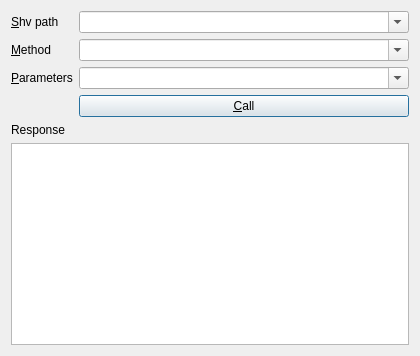
<?xml version="1.0" encoding="UTF-8"?>
<ui version="4.0">
 <class>DlgCallShvMethod</class>
 <widget class="QDialog" name="DlgCallShvMethod">
  <property name="geometry">
   <rect>
    <x>0</x>
    <y>0</y>
    <width>420</width>
    <height>356</height>
   </rect>
  </property>
  <property name="windowTitle">
   <string>Call SHV method</string>
  </property>
  <layout class="QVBoxLayout" name="verticalLayout">
   <item>
    <layout class="QFormLayout" name="formLayout">
     <item row="0" column="0">
      <widget class="QLabel" name="label">
       <property name="text">
        <string>&amp;Shv path</string>
       </property>
       <property name="buddy">
        <cstring>edShvPath</cstring>
       </property>
      </widget>
     </item>
     <item row="1" column="0">
      <widget class="QLabel" name="label_2">
       <property name="text">
        <string>&amp;Method</string>
       </property>
       <property name="buddy">
        <cstring>edMethod</cstring>
       </property>
      </widget>
     </item>
     <item row="2" column="0">
      <widget class="QLabel" name="label_3">
       <property name="text">
        <string>&amp;Parameters</string>
       </property>
       <property name="buddy">
        <cstring>edParams</cstring>
       </property>
      </widget>
     </item>
     <item row="3" column="1">
      <widget class="QPushButton" name="btCall">
       <property name="text">
        <string>&amp;Call</string>
       </property>
      </widget>
     </item>
     <item row="0" column="1">
      <widget class="QComboBox" name="edShvPath">
       <property name="editable">
        <bool>true</bool>
       </property>
       <property name="insertPolicy">
        <enum>QComboBox::InsertAtTop</enum>
       </property>
      </widget>
     </item>
     <item row="1" column="1">
      <widget class="QComboBox" name="edMethod">
       <property name="editable">
        <bool>true</bool>
       </property>
       <property name="insertPolicy">
        <enum>QComboBox::InsertAtTop</enum>
       </property>
      </widget>
     </item>
     <item row="2" column="1">
      <widget class="QComboBox" name="edParams">
       <property name="editable">
        <bool>true</bool>
       </property>
       <property name="insertPolicy">
        <enum>QComboBox::InsertAtTop</enum>
       </property>
      </widget>
     </item>
    </layout>
   </item>
   <item>
    <widget class="QLabel" name="label_4">
     <property name="text">
      <string>Response</string>
     </property>
    </widget>
   </item>
   <item>
    <widget class="QPlainTextEdit" name="txtResponse"/>
   </item>
  </layout>
 </widget>
 <tabstops>
  <tabstop>edShvPath</tabstop>
  <tabstop>edMethod</tabstop>
  <tabstop>edParams</tabstop>
  <tabstop>btCall</tabstop>
  <tabstop>txtResponse</tabstop>
 </tabstops>
 <resources/>
 <connections/>
</ui>
